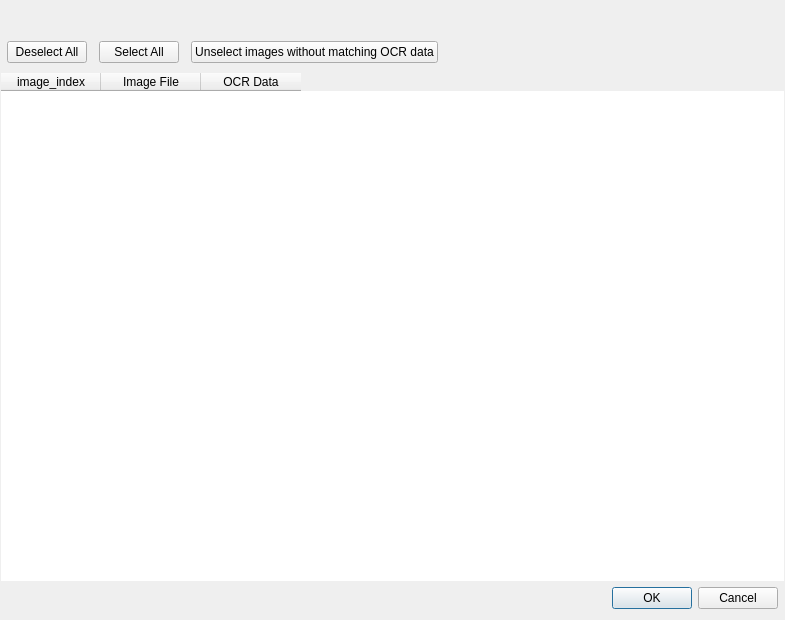
<?xml version="1.0" encoding="UTF-8"?>
<ui version="4.0">
 <class>ImageMatchOverview</class>
 <widget class="QDialog" name="ImageMatchOverview">
  <property name="geometry">
   <rect>
    <x>0</x>
    <y>0</y>
    <width>785</width>
    <height>620</height>
   </rect>
  </property>
  <property name="windowTitle">
   <string>Image Selection</string>
  </property>
  <layout class="QVBoxLayout" name="verticalLayout">
   <property name="leftMargin">
    <number>1</number>
   </property>
   <property name="rightMargin">
    <number>1</number>
   </property>
   <item>
    <layout class="QVBoxLayout" name="verticalLayout_2">
     <property name="spacing">
      <number>12</number>
     </property>
     <property name="leftMargin">
      <number>6</number>
     </property>
     <property name="topMargin">
      <number>4</number>
     </property>
     <property name="rightMargin">
      <number>6</number>
     </property>
     <property name="bottomMargin">
      <number>4</number>
     </property>
     <item>
      <layout class="QHBoxLayout" name="horizontalLayout">
       <item>
        <widget class="QLabel" name="label_stats">
         <property name="sizePolicy">
          <sizepolicy hsizetype="Expanding" vsizetype="Preferred">
           <horstretch>0</horstretch>
           <verstretch>0</verstretch>
          </sizepolicy>
         </property>
         <property name="text">
          <string notr="true">&lt;statistics&gt;</string>
         </property>
        </widget>
       </item>
       <item>
        <widget class="QLabel" name="label_warning_icon">
         <property name="text">
          <string>&lt;warning icon&gt;</string>
         </property>
        </widget>
       </item>
       <item>
        <widget class="QLabel" name="label_warning">
         <property name="text">
          <string>&lt;x pages of OCR data will be lost&gt;</string>
         </property>
        </widget>
       </item>
      </layout>
     </item>
     <item>
      <layout class="QHBoxLayout" name="horizontalLayout_3">
       <item>
        <widget class="QPushButton" name="pushButton_deselect_all">
         <property name="text">
          <string>Deselect All</string>
         </property>
        </widget>
       </item>
       <item>
        <widget class="QPushButton" name="pushButton_select_all">
         <property name="text">
          <string>Select All</string>
         </property>
        </widget>
       </item>
       <item>
        <widget class="QPushButton" name="pushButton_deselect_new">
         <property name="sizePolicy">
          <sizepolicy hsizetype="Preferred" vsizetype="Fixed">
           <horstretch>0</horstretch>
           <verstretch>0</verstretch>
          </sizepolicy>
         </property>
         <property name="text">
          <string>Unselect images without matching OCR data</string>
         </property>
        </widget>
       </item>
       <item>
        <spacer name="horizontalSpacer">
         <property name="orientation">
          <enum>Qt::Horizontal</enum>
         </property>
         <property name="sizeHint" stdset="0">
          <size>
           <width>40</width>
           <height>20</height>
          </size>
         </property>
        </spacer>
       </item>
      </layout>
     </item>
    </layout>
   </item>
   <item>
    <widget class="CTableWidget" name="file_table">
     <property name="focusPolicy">
      <enum>Qt::NoFocus</enum>
     </property>
     <property name="frameShape">
      <enum>QFrame::NoFrame</enum>
     </property>
     <property name="editTriggers">
      <set>QAbstractItemView::NoEditTriggers</set>
     </property>
     <property name="showDropIndicator" stdset="0">
      <bool>false</bool>
     </property>
     <property name="dragDropOverwriteMode">
      <bool>false</bool>
     </property>
     <property name="dragDropMode">
      <enum>QAbstractItemView::NoDragDrop</enum>
     </property>
     <property name="alternatingRowColors">
      <bool>true</bool>
     </property>
     <property name="selectionMode">
      <enum>QAbstractItemView::MultiSelection</enum>
     </property>
     <property name="selectionBehavior">
      <enum>QAbstractItemView::SelectRows</enum>
     </property>
     <property name="sortingEnabled">
      <bool>false</bool>
     </property>
     <property name="cornerButtonEnabled">
      <bool>false</bool>
     </property>
     <attribute name="horizontalHeaderVisible">
      <bool>true</bool>
     </attribute>
     <attribute name="horizontalHeaderHighlightSections">
      <bool>false</bool>
     </attribute>
     <attribute name="verticalHeaderVisible">
      <bool>false</bool>
     </attribute>
     <attribute name="verticalHeaderHighlightSections">
      <bool>false</bool>
     </attribute>
     <column>
      <property name="text">
       <string>image_index</string>
      </property>
     </column>
     <column>
      <property name="text">
       <string>Image File</string>
      </property>
     </column>
     <column>
      <property name="text">
       <string comment="Can also call this statistics.">OCR Data</string>
      </property>
     </column>
    </widget>
   </item>
   <item>
    <layout class="QHBoxLayout" name="horizontalLayout_2">
     <property name="leftMargin">
      <number>6</number>
     </property>
     <property name="rightMargin">
      <number>6</number>
     </property>
     <item>
      <widget class="QDialogButtonBox" name="buttonBox">
       <property name="orientation">
        <enum>Qt::Horizontal</enum>
       </property>
       <property name="standardButtons">
        <set>QDialogButtonBox::Cancel|QDialogButtonBox::Ok</set>
       </property>
      </widget>
     </item>
    </layout>
   </item>
  </layout>
 </widget>
 <customwidgets>
  <customwidget>
   <class>CTableWidget</class>
   <extends>QTableWidget</extends>
   <header>pcleaner.gui.CustomQ.CTableWidget</header>
  </customwidget>
 </customwidgets>
 <resources/>
 <connections>
  <connection>
   <sender>buttonBox</sender>
   <signal>accepted()</signal>
   <receiver>ImageMatchOverview</receiver>
   <slot>accept()</slot>
   <hints>
    <hint type="sourcelabel">
     <x>248</x>
     <y>254</y>
    </hint>
    <hint type="destinationlabel">
     <x>157</x>
     <y>274</y>
    </hint>
   </hints>
  </connection>
  <connection>
   <sender>buttonBox</sender>
   <signal>rejected()</signal>
   <receiver>ImageMatchOverview</receiver>
   <slot>reject()</slot>
   <hints>
    <hint type="sourcelabel">
     <x>316</x>
     <y>260</y>
    </hint>
    <hint type="destinationlabel">
     <x>286</x>
     <y>274</y>
    </hint>
   </hints>
  </connection>
 </connections>
</ui>
